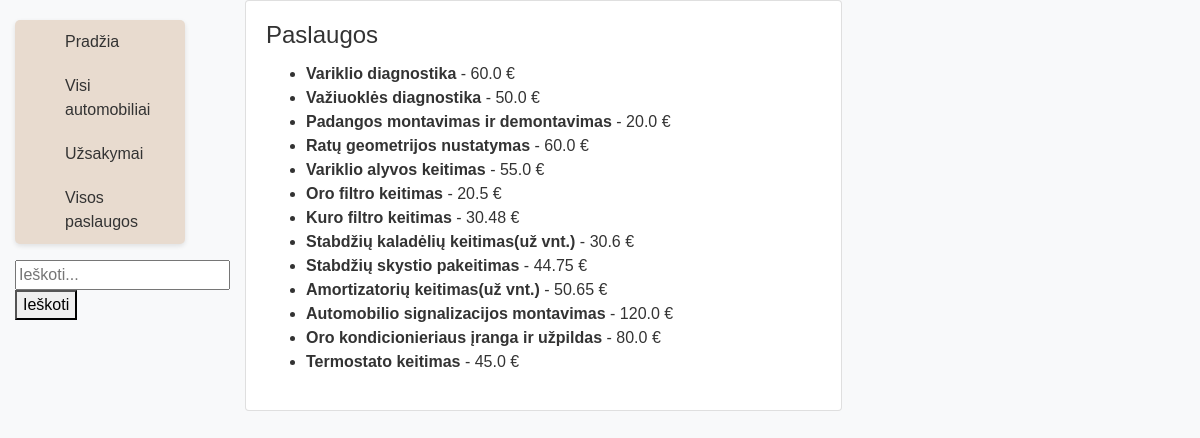
/autoservisas/paslaugos/, run on the app's committed database.
### autoservisas/models.py (models this page shows, shortened)
class Paslauga(models.Model):
    pavadinimas = models.CharField("Paslaugos pavadinimas", max_length=100)
    kaina = models.FloatField("Paslaugos kaina")
    class Meta:
        verbose_name = 'Paslauga'
        verbose_name_plural = 'Paslaugos'

### autoservisas/views.py (the view)
# urls.py: path('paslaugos/', views.paslaugos_list, name='paslaugos-list'),
def paslaugos_list(request):
    paslaugos = Paslauga.objects.all()
    context = {
        'paslaugos_t': paslaugos
    }
    return render(request, 'paslaugos.html', context)

### autoservisas/templates/paslaugos.html
{% extends 'base.html' %}
{% block content %}
  <div class="container">
    <div class="columns">
      <div class="column col-8 col-mx-auto">
        <div class="card">
          <div class="card-body">
            <h4 class="card-title">Paslaugos</h4>
            <div>
              {% if paslaugos_t %}
                <ul>
                  {% for paslauga in paslaugos_t %}
                    <li><strong>{{ paslauga.pavadinimas }}</strong> - {{ paslauga.kaina }} €</li>
                  {% endfor %}
                </ul>
              {% else %}
                <p>Paslaugų nėra</p>
              {% endif %}
            </div>
          </div>
        </div>
      </div>
    </div>
  </div>
{% endblock %}

### autoservisas/static/css/styles.css (style rules this page uses)
body { background-color: #f8f9fa; font-family: Arial, sans-serif; color: #333333; }

### data on the page
Paslauga: pavadinimas "Variklio diagnostika", kaina "60.0"
Paslauga: pavadinimas "Važiuoklės diagnostika", kaina "50.0"
Paslauga: pavadinimas "Padangos montavimas ir demontavimas", kaina "20.0"
Paslauga: pavadinimas "Ratų geometrijos nustatymas", kaina "60.0"
Paslauga: pavadinimas "Variklio alyvos keitimas", kaina "55.0"
Paslauga: pavadinimas "Oro filtro keitimas", kaina "20.5"
Paslauga: pavadinimas "Kuro filtro keitimas", kaina "30.48"
Paslauga: pavadinimas "Stabdžių kaladėlių keitimas(už vnt.)", kaina "30.6"
Paslauga: pavadinimas "Stabdžių skystio pakeitimas", kaina "44.75"
Paslauga: pavadinimas "Amortizatorių keitimas(už vnt.)", kaina "50.65"
Paslauga: pavadinimas "Automobilio signalizacijos montavimas", kaina "120.0"
Paslauga: pavadinimas "Oro kondicionieriaus įranga ir užpildas", kaina "80.0"
Paslauga: pavadinimas "Termostato keitimas", kaina "45.0"
